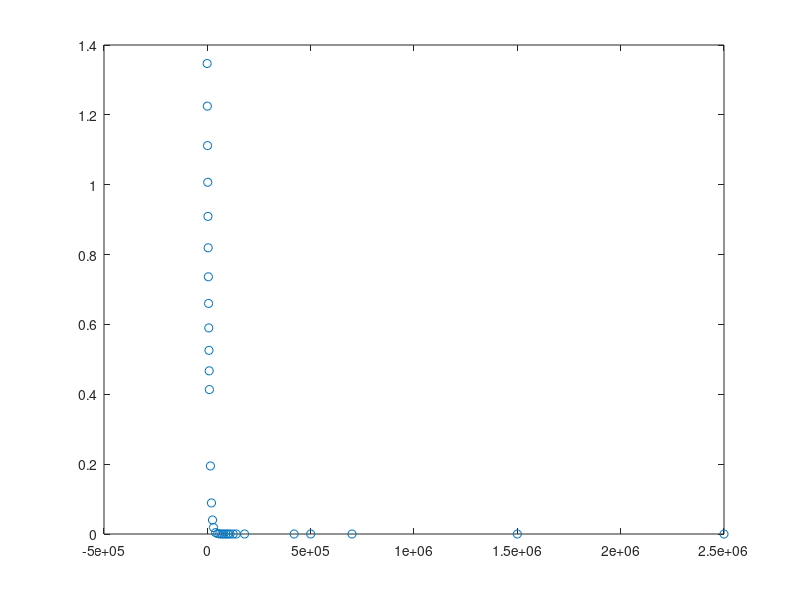

Recreate this plot in MATLAB. (Note: this script raises an error after producing the figure.)
% Data points
clear;
% https://www.engineeringtoolbox.com/standard-atmosphere-d_604.html
H_standard = [-1000 0 1000 2000 3000 4000 5000 6000 7000 8000 9000 10000 15000 20000 25000 30000 40000 50000 60000 70000 80000];
Rho_standard = [1.347 1.225 1.112 1.007 0.9093 0.8194 0.7364 0.6601 0.5900 0.5258 0.4671 0.4135 0.1948 0.08891 0.04008 0.01841 0.003996 0.001027 0.0003097 0.00008283 0.00001846];

%plot(H_standard, Rho_standard);

% Over 80 KM: Jacchia Reference Atmosphere
% https://ntrs.nasa.gov/archive/nasa/casi.ntrs.nasa.gov/19830012203.pdf
H_Jacchia = [90 100 110 125 140 180 420 500 700 1500 2500];
H_Jacchia = H_Jacchia * 1000;
Rho_Jacchia = [0.344*10^-5 0.524*10^-6 0.966*10^-7 0.134*10^-7 0.384*10^-8 0.559*10^-9 0.218*10^-11 0.574*10^-12 0.336*10^-13 0.577*10^-15 0.650*10^-16];

%plot(H_Jacchia, Rho_Jacchia);

H_mix = zeros(1, length(H_standard) + length(H_Jacchia));
Rho_mix = zeros(1, length(H_mix));
H_mix(1:length(H_standard)) = H_standard;
H_mix((length(H_standard)+1):length(H_mix)) = H_Jacchia;
Rho_mix(1:length(H_standard)) = Rho_standard;
Rho_mix((length(H_standard)+1):length(H_mix)) = Rho_Jacchia;

figure(1);
plot(H_mix, Rho_mix, 'o');

H_mix = transpose(H_mix);
H_mix_shift = H_mix + 2000;
Rho_mix = transpose(Rho_mix);
logH_shift = log(H_mix_shift);
logRho = log(Rho_mix);

% linear log fit
%{
f = fit(logH_shift, logRho, 'poly1');
hold on
plot(H_mix, exp(f.p2) .* (H_mix + 2000) .^ f.p1);
xlim([-1000, 2500000]);
ylim([0, 1.5]);
hold off

legend('data' ,'fit');

figure(2);
plot(log(H_mix + 2000), log(Rho_mix), 'o');
hold on
plot(log(H_mix + 2000), log(exp(f.p2) .* (H_mix + 2000) .^ f.p1));
hold off
%}

% quadratic log fit

f2 = fit(logH_shift, logRho, 'poly2')
hold on
plot(H_mix, exp(f2.p3) .* (H_mix + 2000) .^ f2.p2 .* (H_mix + 2000) .^ (f2.p1 * log(H_mix + 2000)) );
hold off

figure(2);
plot(log(H_mix + 2000), log(Rho_mix), 'o');
hold on
plot(log(H_mix + 2000), log(exp(f2.p3) .* (H_mix + 2000) .^ f2.p2 .* (H_mix + 2000) .^ (f2.p1 * log(H_mix + 2000))));
hold off


%{
f3 = fit(logH_shift, logRho, 'poly3')
hold on
plot(H_mix, exp(f3.p4) .* ((H_mix + 2000) .^ f3.p3) .* ((H_mix + 2000) .^ (f3.p2 * log(H_mix + 2000))) .* ((H_mix + 2000) .^ (f3.p1 * log(H_mix + 2000) .^ 2)));
hold off

figure(2);
plot(log(H_mix + 2000), log(Rho_mix), 'o');
hold on
plot(log(H_mix + 2000), log(exp(f3.p4) .* ((H_mix + 2000) .^ f3.p3) .* ((H_mix + 2000) .^ (f3.p2 * log(H_mix + 2000))) .* ((H_mix + 2000) .^ (f3.p1 * log(H_mix + 2000) .^ 2))) );
%}